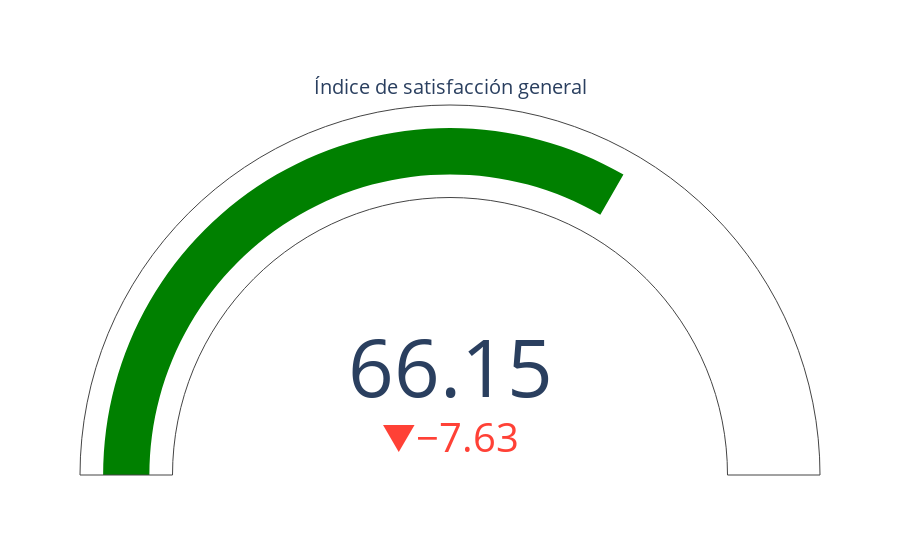

Notebook code cell kept with this figure:
### Code cell
fig = go.Figure(go.Indicator(
    mode = "gauge+number+delta",
    value = Indice_satisfaccion_general,
    title = {'text': "Índice de satisfacción general"},
    delta = {'reference': 73.78, 'valueformat': '.2f'},
    gauge= {'axis': {'visible': False}},
    number = {'valueformat': '.2f'}
))

fig.show()

### Figure 1 — Plotly figure (JSON) as saved in the notebook; plotly's stock layout.template omitted (floating-point values rounded to 4 significant figures)
{"data": [{"delta": {"reference": 73.78, "valueformat": ".2f"}, "gauge": {"axis": {"visible": false}}, "mode": "gauge+number+delta", "number": {"valueformat": ".2f"}, "title": {"text": "Índice de satisfacción general"}, "type": "indicator", "value": 66.15}], "layout": {}}
